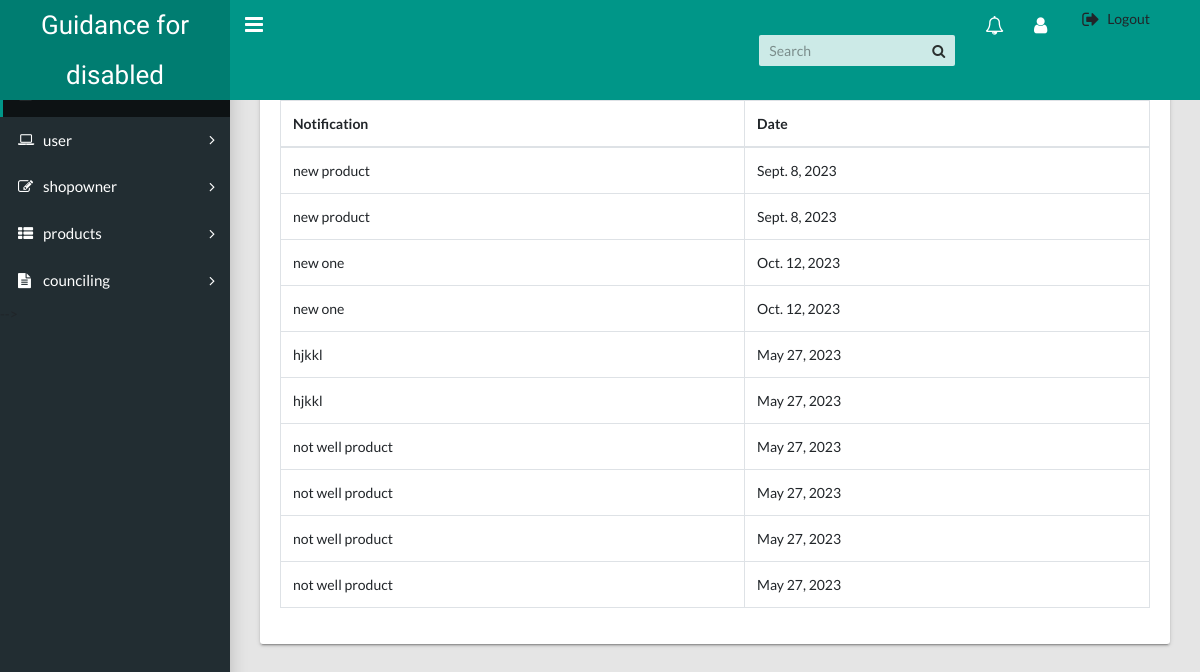
Page /admin_view_notification on the committed database.
### disabled/models.py (models this page shows, shortened)
class notification(models.Model):
    notification=models.CharField(max_length=30)
    date=models.DateField(max_length=20)
    shop_id=models.ForeignKey(shopreg,on_delete=models.CASCADE)
    status=models.CharField(max_length=20)

### disabled/views.py (the view)
# urls.py: path("admin_view_notification",views.admin_view_notification,name="admin_view_notification"),
def admin_view_notification(request):
    data=notification.objects.all()
    return render(request,'notification.html',{'data':data})

### disabled/templates/notification.html (shortened to what this page needs)
<!DOCTYPE html>
<html lang="en">
  <head>
    <link rel="stylesheet" type="text/css" href="../static/css/main.css">
    <link rel="stylesheet" type="text/css" href="https://maxcdn.bootstrapcdn.com/font-awesome/4.7.0/css/font-awesome.min.css">
  </head>
    <header class="app-header"><a class="app-header__logo" href="{% url 'admin_notification' %}">Guidance for disabled</a>
      <a class="app-sidebar__toggle" href="#" data-toggle="sidebar" aria-label="Hide Sidebar"></a>
      <ul class="app-nav">
        <li class="app-search">
          <input class="app-search__input" type="search" placeholder="Search">
          <button class="app-search__button"><i class="fa fa-search"></i></button>
        </li>
        <li class="dropdown"><a class="app-nav__item" href="#" data-toggle="dropdown" aria-label="Show notifications"><i class="fa fa-bell-o fa-lg"></i></a>
        </li>
        <li class="dropdown"><a class="app-nav__item" href="#" data-toggle="dropdown" aria-label="Open Profile Menu"><i class="fa fa-user fa-lg"></i></a>
            <li><a class="dropdown-item" href="{% url 'admin_login' %}"><i class="fa fa-sign-out fa-lg"></i> Logout</a></li>
          </ul>
    </header>
    <aside class="app-sidebar">
      <ul class="app-menu">
        <li><a class="app-menu__item active" href="{% url 'admin_dashboard' %}"><span class="app-menu__label">Dashboard</span></a></li>
        <li class="treeview"><a class="app-menu__item" href="#" data-toggle="treeview"><i class="app-menu__icon fa fa-laptop"></i><span class="app-menu__label">user</span><i class="treeview-indicator fa fa-angle-right"></i></a>
        </li>
        <li class="treeview"><a class="app-menu__item" href="#" data-toggle="treeview"><i class="app-menu__icon fa fa-edit"></i><span class="app-menu__label">shopowner</span><i class="treeview-indicator fa fa-angle-right"></i></a>
        </li>
        <li class="treeview"><a class="app-menu__item" href="#" data-toggle="treeview"><i class="app-menu__icon fa fa-th-list"></i><span class="app-menu__label">products</span><i class="treeview-indicator fa fa-angle-right"></i></a>
        </li>
        <li class="treeview"><a class="app-menu__item" href="#" data-toggle="treeview"><i class="app-menu__icon fa fa-file-text"></i><span class="app-menu__label">counciling</span><i class="treeview-indicator fa fa-angle-right"></i></a>
        </li>
    </aside>
    <main class="app-content">
      <div class="row">
        <div class="col-md-12">
          <div class="tile">
            <div class="tile-body">
              <div class="table-responsive">
                <table class="table table-hover table-bordered" id="sampleTable">
                  <thead>
                    <tr>
                      <th>Notification</th>
                       <th>Date</th>
                    </tr>
                  </thead>
                  <tbody>
                    {% for i in data %}
                    <tr>
                      <td> {{i.notification}}</td>
                      <td>{{i.date}}</td>
                    </tr>
                    {% endfor %}
                  </tbody>
                </table>
              </div>
            </div>
          </div>
        </div>
      </div>
    </main>
  </body>
</html>

### rows in the picture
notification: notification "new product", date "Sept. 8, 2023"
notification: notification "new product", date "Sept. 8, 2023"
notification: notification "new one", date "Oct. 12, 2023"
notification: notification "new one", date "Oct. 12, 2023"
notification: notification "hjkkl", date "May 27, 2023"
notification: notification "hjkkl", date "May 27, 2023"
notification: notification "not well product", date "May 27, 2023"
notification: notification "not well product", date "May 27, 2023"
notification: notification "not well product", date "May 27, 2023"
notification: notification "not well product", date "May 27, 2023"
